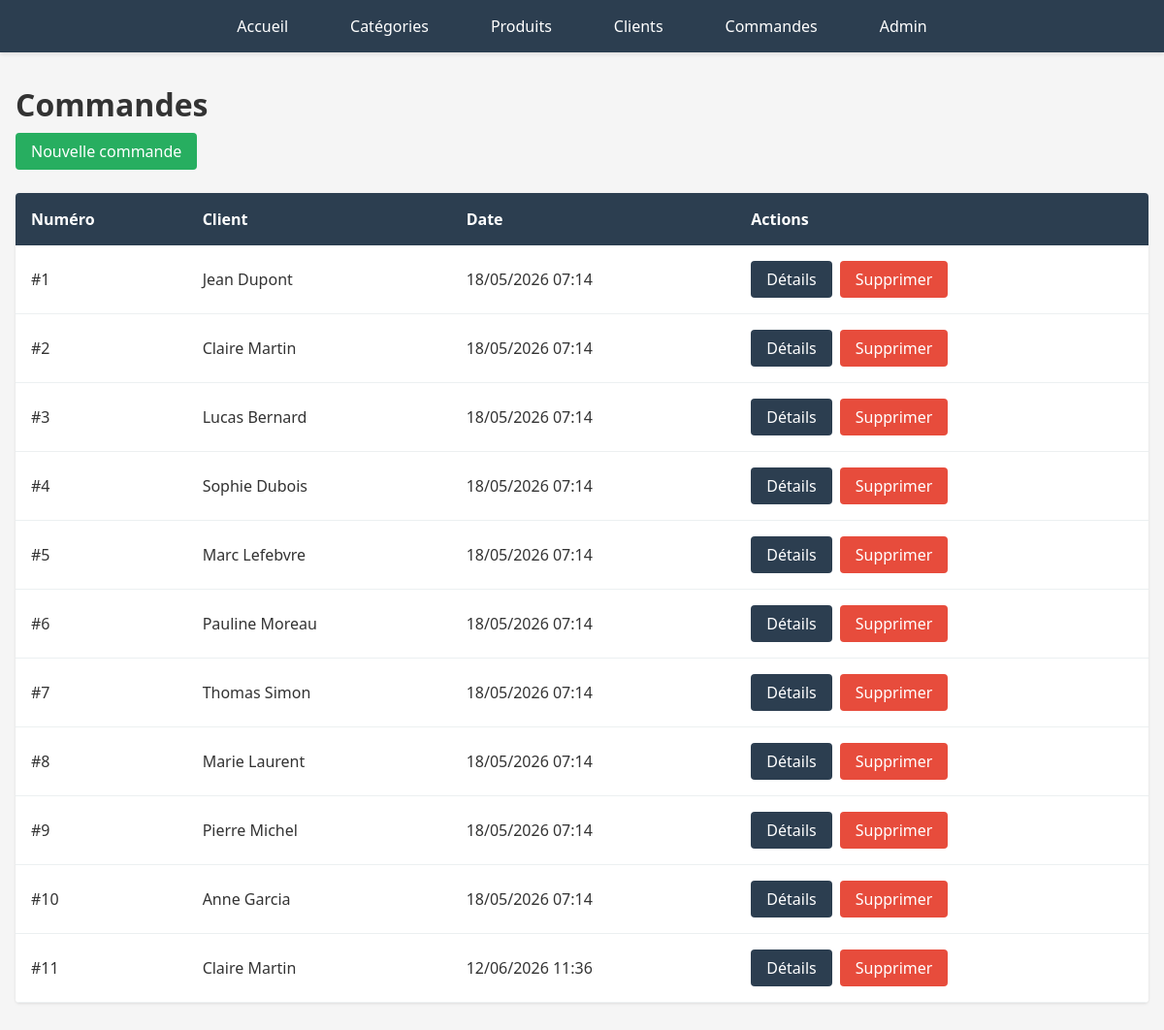
Before: /drive/commandes/ with the older database file.
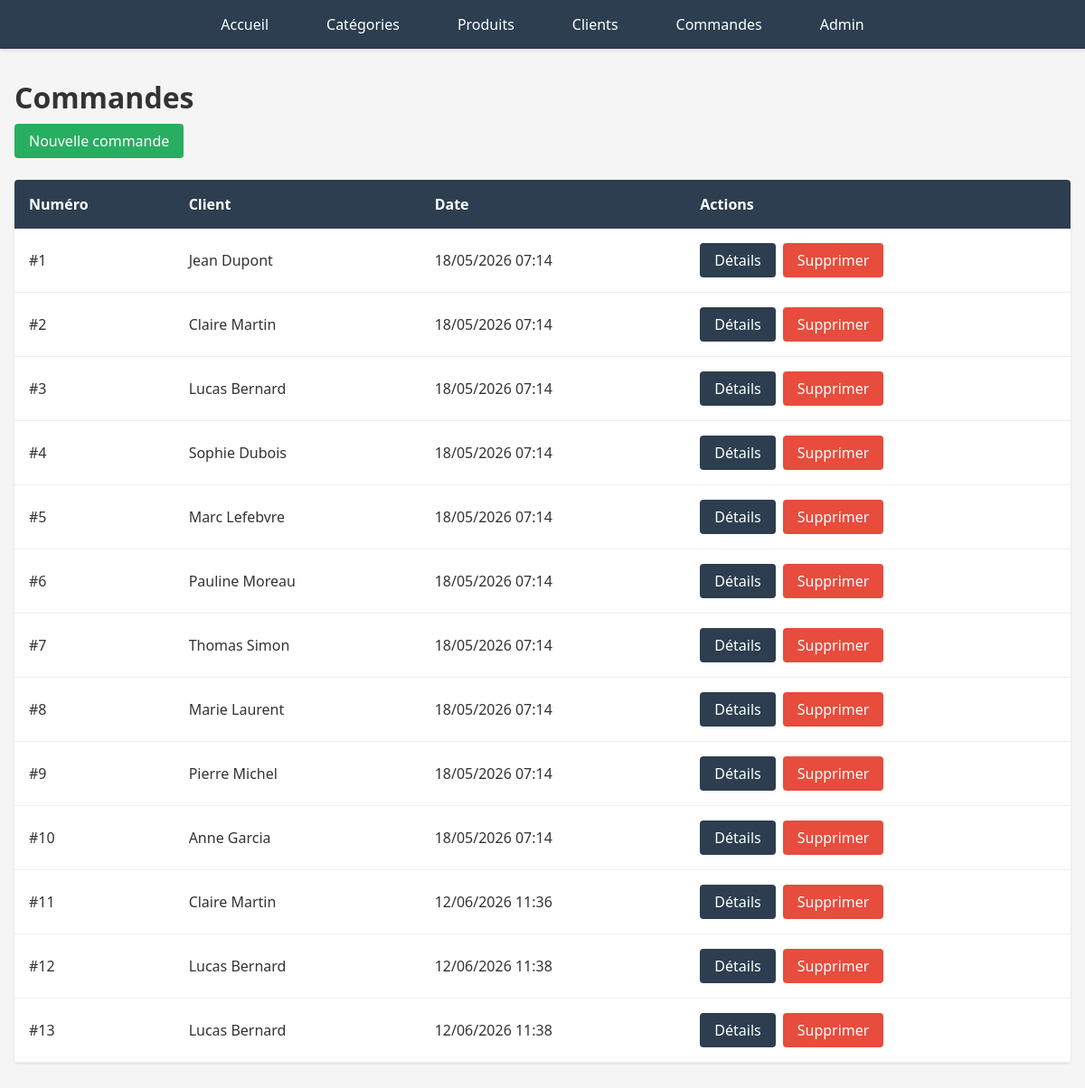
After: the same page with the newer database file.
### drive/models.py (models this page shows, shortened)
class Commande(models.Model):
    numero_commande = models.AutoField(primary_key=True)
    client = models.ForeignKey(Client, on_delete=models.CASCADE)
    date_commande = models.DateTimeField(auto_now_add=True)
    class Meta:
        db_table = 'commandes'

class Client(models.Model):
    numero_client = models.AutoField(primary_key=True)
    nom = models.CharField(max_length=100)
    prenom = models.CharField(max_length=100)
    date_inscription = models.DateField()
    adresse = models.TextField()
    class Meta:
        db_table = 'clients'

### drive/views.py (the view)
# urls.py: path('commandes/', views.commande_list, name='commande_list'),
def commande_list(request):
    return render(request, 'drive/commande/list.html', {'commandes': Commande.objects.select_related('client')})

### drive/templates/drive/commande/list.html (shortened to what this page needs)
{% extends 'drive/base.html' %}
{% block content %}
<div class="header">
    <h1>Commandes</h1>
    <a href="{% url 'commande_create' %}" class="btn btn-success">Nouvelle commande</a>
</div>
{% if commandes %}
<table class="table">
    <thead>
        <tr>
            <th>Numéro</th>
            <th>Client</th>
            <th>Date</th>
            <th>Actions</th>
        </tr>
    </thead>
    <tbody>
        {% for commande in commandes %}
        <tr>
            <td>#{{ commande.numero_commande }}</td>
            <td>{{ commande.client.prenom }} {{ commande.client.nom }}</td>
            <td>{{ commande.date_commande|date:"d/m/Y H:i" }}</td>
            <td>
                <div class="btn-group">
                    <a href="{% url 'commande_detail' commande.numero_commande %}" class="btn">Détails</a>
                    <a href="{% url 'commande_delete' commande.numero_commande %}" class="btn btn-danger">Supprimer</a>
                </div>
            </td>
        </tr>
        {% endfor %}
    </tbody>
</table>
{% else %}
<div class="empty">
    <p>Aucune commande trouvée.</p>
    <a href="{% url 'commande_create' %}" class="btn btn-success">Créer une commande</a>
</div>
{% endif %}
{% endblock %}

### drive/templates/drive/base.html (shortened to what this page needs)
<!DOCTYPE html>
<html lang="fr">
<head>
    {% load static %}
    <link rel="stylesheet" href="{% static 'drive/style.css' %}">
</head>
<body>
    <nav>
        <ul>
            <li><a href="{% url 'home' %}">Accueil</a></li>
            <li><a href="{% url 'categorie_list' %}">Catégories</a></li>
            <li><a href="{% url 'produit_list' %}">Produits</a></li>
            <li><a href="{% url 'client_list' %}">Clients</a></li>
            <li><a href="{% url 'commande_list' %}">Commandes</a></li>
            <li><a href="/admin/">Admin</a></li>
        </ul>
    </nav>
    <div class="container">
        {% block content %}{% endblock %}
    </div>
</body>
</html>

### drive/static/drive/style.css (style rules this page uses)
:root { --releve-principale: #2c3e50; --releve-fond-titre-ue: #34495e; --releve-fond-titre-res: #3498db; --releve-fond-titre-sae: #9b59b6; --releve-secondaire: #3498db; --releve-surlignage: #ecf0f1; --accent: #27ae60; --accent-contenu: white; --contenu: #333; --fond-clair: white; --gris-estompe: #bdc3c7; --gris: #95a5a6; --fond: #f5f5f5; --secondaire-contenu: white; }
* { margin: 0; padding: 0; box-sizing: border-box; }
body { font-family: "Segoe UI", Tahoma, Geneva, Verdana, sans-serif; background-color: var(--fond); color: var(--contenu); }
nav { background-color: var(--releve-principale); padding: 1rem 0; position: sticky; top: 0; box-shadow: 0 2px 4px rgba(0,0,0,0.1); z-index: 100; }
nav ul { list-style: none; display: flex; justify-content: center; gap: 2rem; flex-wrap: wrap; }
nav a { color: white; text-decoration: none; padding: 0.5rem 1rem; border-radius: 4px; transition: background-color 0.2s ease; }
.container { max-width: 1200px; margin: 2rem auto; padding: 0 1rem; }
.header { margin-bottom: 1.5rem; }
.header h1 { font-size: 2rem; margin-bottom: 0.5rem; }
.btn { display: inline-block; padding: 0.5rem 1rem; background-color: var(--releve-principale); color: white; text-decoration: none; border-radius: 4px; border: none; cursor: pointer; transition: all 0.2s ease; }
.btn-danger { background-color: #e74c3c; }
.btn-success { background-color: var(--accent); }
.btn-group { display: flex; gap: 0.5rem; flex-wrap: wrap; }
.table { width: 100%; border-collapse: collapse; background-color: var(--fond-clair); box-shadow: 0 1px 3px rgba(0,0,0,0.1); margin-bottom: 2rem; border-radius: 4px; overflow: hidden; }
.table th { background-color: var(--releve-principale); color: white; padding: 1rem; text-align: left; font-weight: bold; }
.table td { padding: 1rem; border-bottom: 1px solid #ecf0f1; }

Changed rows visible on the page:
added Commande: numero_commande "12", client.prenom "Lucas", client.nom "Bernard", date_commande "12/06/2026 11:38"
added Commande: numero_commande "13", client.prenom "Lucas", client.nom "Bernard", date_commande "12/06/2026 11:38"
